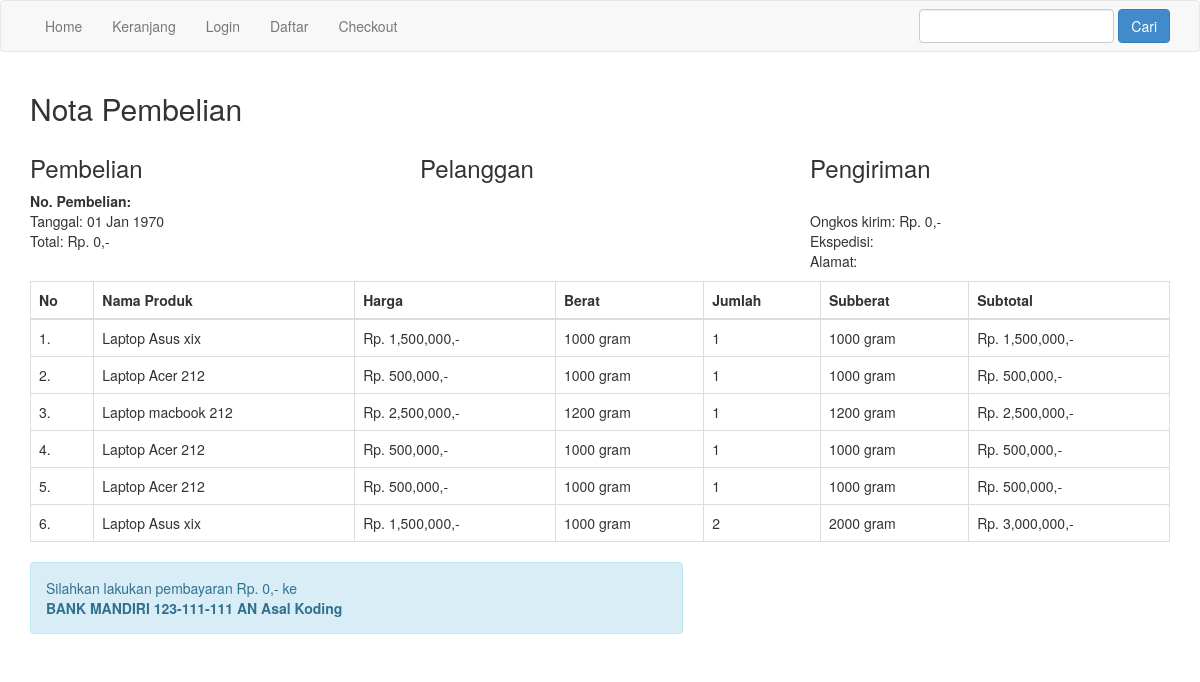
/nota.php, run on the app's committed database.
### tables this page shows
CREATE TABLE `pembelian_produk` (
  `id_pembelian_produk` int(11) NOT NULL,
  `id_pembelian` int(11) NOT NULL,
  `id_produk` int(11) NOT NULL,
  `jumlah` int(11) NOT NULL,
  `nama` varchar(100) NOT NULL,
  `harga` int(11) NOT NULL,
  `berat` int(11) NOT NULL,
  `subberat` int(11) NOT NULL,
  `subharga` int(11) NOT NULL
);

### nota.php (the view, shortened to what this page needs)
<?php
include 'koneksi.php';
$ambil = $koneksi->query("SELECT * FROM pembelian JOIN pelanggan ON pembelian.id_pelanggan = pelanggan.id_pelanggan WHERE pembelian.id_pembelian = '$_GET[id]'");
$detail = $ambil->fetch_assoc();
?>
<!DOCTYPE html>
<html lang="en">
<head>
  <link rel="stylesheet" href="admin/assets/css/bootstrap.css">
</head>
<body>
<?php include 'templates/navbar.php'; ?>
<section class="content">
  <div class="container">
    <h2>Nota Pembelian</h2>
    <div class="row" style="margin-bottom: 10px;">
      <div class="col-md-4">
        <h3>Pembelian</h3>
        <strong>No. Pembelian: <?= $detail['id_pembelian']; ?></strong><br>
        Tanggal: <?= date("d M Y", strtotime($detail['tanggal_pembelian'])); ?><br>
        Total: Rp. <?= number_format($detail['total_pembelian']); ?>,-
      </div>
      <div class="col-md-4">
        <h3>Pelanggan</h3>
        <strong><?= $detail["nama_pelanggan"]; ?></strong><br>
        <p>
          <?= $detail["telepon_pelanggan"]; ?><br>
        </p>
      </div>
      <div class="col-md-4">
        <h3>Pengiriman</h3>
        <strong><?= $detail['tipe']; ?> <?= $detail['distrik']; ?> <?= $detail['provinsi']; ?></strong><br>
        Ongkos kirim: Rp. <?= number_format($detail['ongkir']); ?>,-<br>
        Ekspedisi: <?= $detail['ekspedisi']; ?> <?= $detail['paket']; ?> <?= $detail['estimasi']; ?><br>
        Alamat: <?= $detail['alamat_pengiriman']; ?>
      </div>
    </div>
    <table class="table table-bordered">
      <thead>
        <tr>
          <th>No</th>
          <th>Nama Produk</th>
          <th>Harga</th>
          <th>Berat</th>
          <th>Jumlah</th>
          <th>Subberat</th>
          <th>Subtotal</th>
        </tr>
      </thead>
      <tbody>
        <?php $no=1; ?>
        <?php $ambil = $koneksi->query("SELECT * FROM pembelian_produk WHERE id_pembelian = '$_GET[id]'"); ?>
        <?php while($pecah = $ambil->fetch_assoc()): ?>
        <tr>
          <td><?= $no; ?>.</td>
          <td><?= $pecah["nama"]; ?></td>
          <td>Rp. <?= number_format($pecah["harga"]); ?>,-</td>
          <td><?= $pecah["berat"]; ?> gram</td>
          <td><?= $pecah["jumlah"]; ?></td>
          <td><?= $pecah["subberat"]; ?> gram</td>
          <td>Rp. <?= number_format($pecah["subharga"]); ?>,-</td>
        </tr>
        <?php $no++; ?>
        <?php endwhile; ?>
      </tbody>
    </table>
    <div class="row">
      <div class="col-md-7">
        <div class="alert alert-info">
          <p>
            Silahkan lakukan pembayaran Rp. <?= number_format($detail['total_pembelian']); ?>,- ke <br>
            <strong>BANK MANDIRI 123-111-111 AN Asal Koding</strong>
          </p>
        </div>
      </div>
    </div>
  </div>
</section>
</body>
</html>

### data on the page
pembelian_produk: nama "Laptop Asus xix", harga "1,500,000", berat "1000", jumlah "1", subberat "1000", subharga "1,500,000"
pembelian_produk: nama "Laptop Acer 212", harga "500,000", berat "1000", jumlah "1", subberat "1000", subharga "500,000"
pembelian_produk: nama "Laptop macbook 212", harga "2,500,000", berat "1200", jumlah "1", subberat "1200", subharga "2,500,000"
pembelian_produk: nama "Laptop Acer 212", harga "500,000", berat "1000", jumlah "1", subberat "1000", subharga "500,000"
pembelian_produk: nama "Laptop Acer 212", harga "500,000", berat "1000", jumlah "1", subberat "1000", subharga "500,000"
pembelian_produk: nama "Laptop Asus xix", harga "1,500,000", berat "1000", jumlah "2", subberat "2000", subharga "3,000,000"

### other printed values
date("d M Y", strtotime($detail['tanggal_pembelian'])) "01 Jan 1970"
$detail['total_pembelian'] "0"
$detail['ongkir'] "0"
